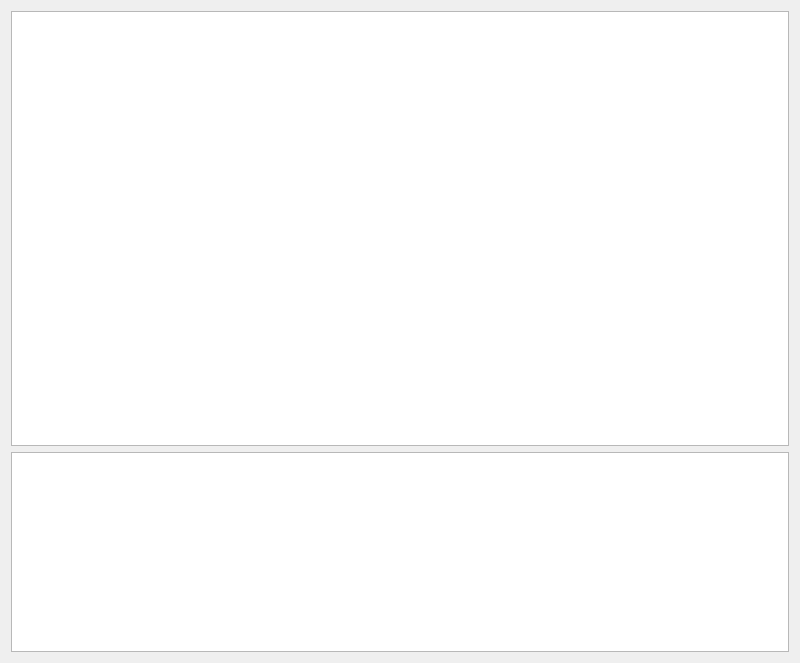
<?xml version="1.0" encoding="UTF-8"?>
<ui version="4.0">
 <class>Constraints</class>
 <widget class="QWidget" name="Constraints">
  <property name="geometry">
   <rect>
    <x>0</x>
    <y>0</y>
    <width>800</width>
    <height>663</height>
   </rect>
  </property>
  <property name="minimumSize">
   <size>
    <width>800</width>
    <height>620</height>
   </size>
  </property>
  <property name="windowTitle">
   <string>Constraints</string>
  </property>
  <layout class="QGridLayout" name="gridLayout_2">
   <item row="0" column="0">
    <layout class="QVBoxLayout" name="verticalLayout">
     <item>
      <widget class="QTextEdit" name="textEdit">
       <property name="minimumSize">
        <size>
         <width>0</width>
         <height>400</height>
        </size>
       </property>
      </widget>
     </item>
     <item>
      <widget class="QTextEdit" name="textEdit_2">
       <property name="minimumSize">
        <size>
         <width>0</width>
         <height>100</height>
        </size>
       </property>
       <property name="maximumSize">
        <size>
         <width>16777215</width>
         <height>200</height>
        </size>
       </property>
      </widget>
     </item>
    </layout>
   </item>
  </layout>
 </widget>
 <resources/>
 <connections/>
</ui>
